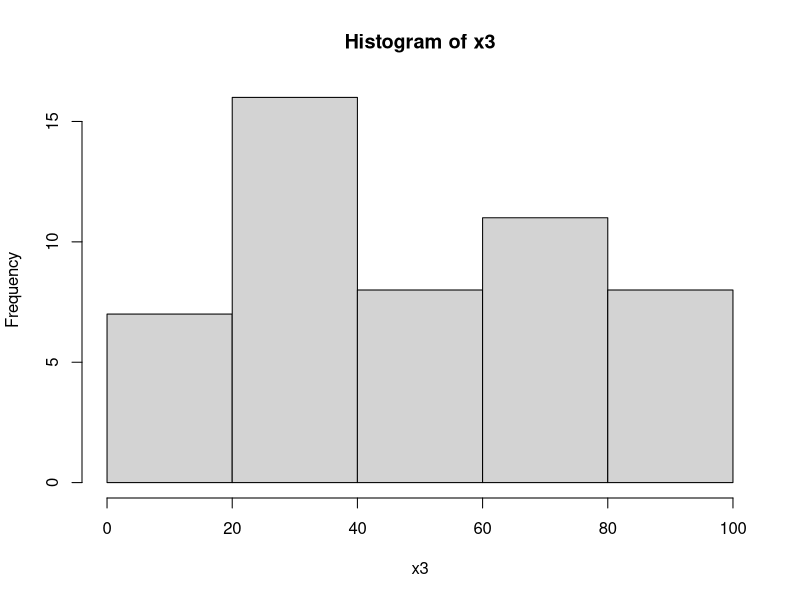

Write the R code that produced this figure.
v1 = c(10 , 12, 13, 14 , 17)
mean(v1)
sum(v1)/length(v1)
m = c(10,12,13,14,17)
s = c(5,7,9,8,4)
m*s
mean1 = sum(m*s)/sum(s)
mean1
x = rep(m,s)
x
table(x)
mean(x)
m1 = c("10-20","20-30","30-40","40-50")
s1 = c(5,7,9,8)
df = data.frame(m1,s1)
df
str(df)
df$mp = c(15,25,35,45)
df
mean2 = sum(df$mp*df$s1)/sum(df$s1)
mean2
seq(10,25,5)
x2 = rep(c(10,20,30,10,40,50),c(3,5,2,2,4,4))
x2
mean(x2)
set.seed(1234)
x3 = ceiling(runif(50,0,100))
x3
b1 = seq(0,100,10)
b1
cm = cut(x3,b1)
cm
table(cm)
hist(x3)
cbind(table(cm))
